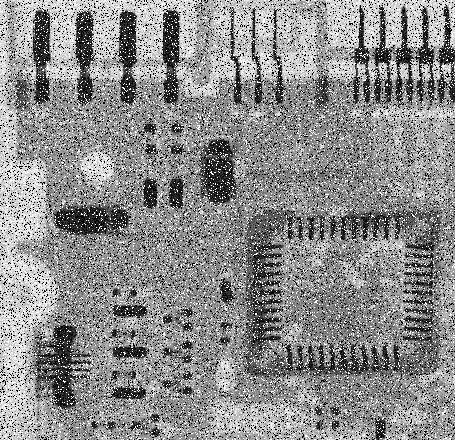
#> input picture Documents/git/NLP/Digital Image Processing/Lab_09/saltandpaper.tif, 455 x 440 px
$ jupyter execute --allow-errors Lab_09.ipynb
#> lines starting #> are read from the running program, lines starting #| are printed output that depends on the picture
[cell 1]
import numpy as np
import matplotlib.pyplot as plt
from PIL import Image,ImageFilter
import matplotlib.pyplot as plt
import matplotlib.cm as cm
import cv2
import random

[cell 2]
image1 = cv2.imread('saltandpaper.tif',0)
#> image1 is the input picture: shape (440, 455); min 0, max 255, mean 140.1
image2 = cv2.imread('smoothing.tif',0)
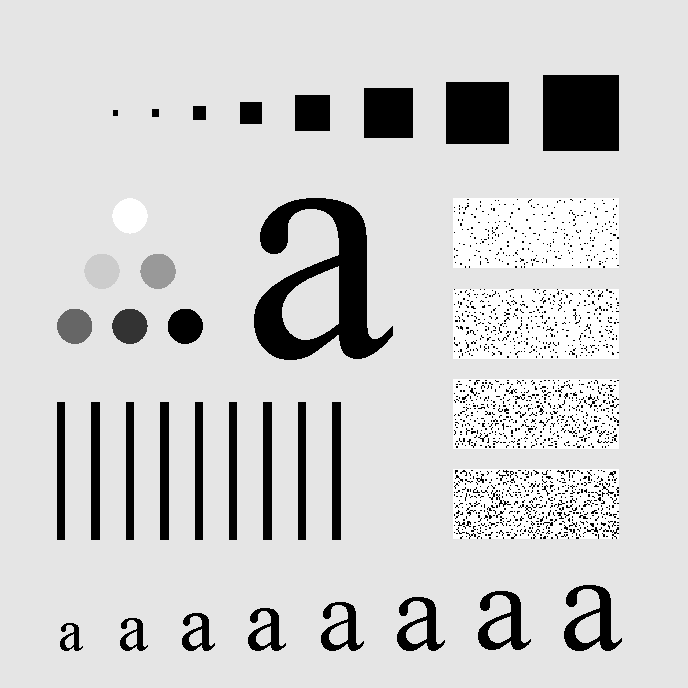
#> input picture Documents/git/NLP/Digital Image Processing/Lab_09/smoothing.tif, 688 x 688 px
#> image2 is the input picture: shape (688, 688); min 0, max 255, mean 207.3
image3 = cv2.imread('unsharpmasking.tif',0)
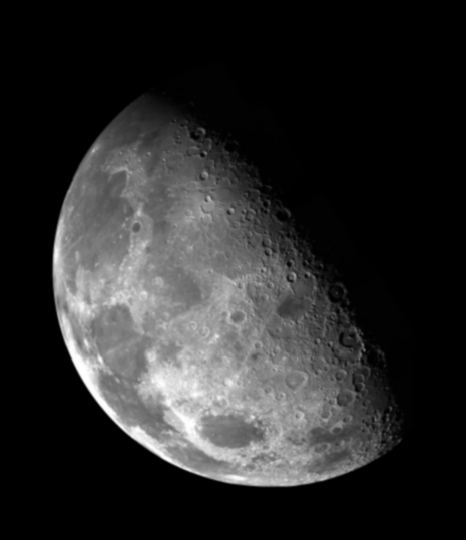
#> input picture Documents/git/NLP/Digital Image Processing/Lab_09/unsharpmasking.tif, 466 x 540 px
#> image3 is the input picture: shape (540, 466); min 0, max 254, mean 42.7


image1 = cv2.resize(image1, (400,400))
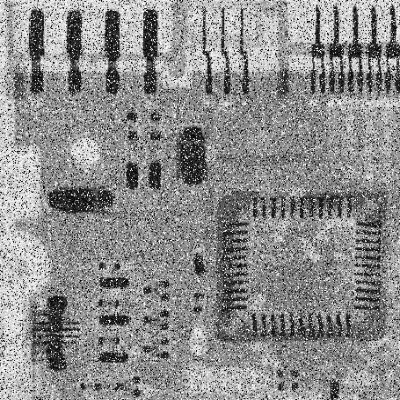
#> image1: shape (400, 400); min 0, max 255, mean 140
image2 = cv2.resize(image2, (400,400))
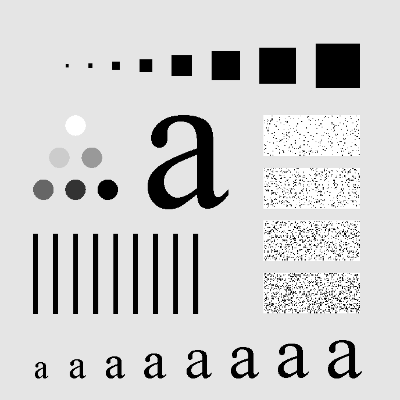
#> image2: shape (400, 400); min 0, max 255, mean 207.3
image3 = cv2.resize(image3, (400,400))
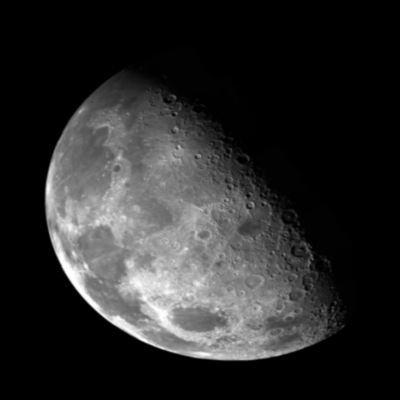
#> image3: shape (400, 400); min 0, max 254, mean 42.6

[cell 3]
def averagingFilter(image, filter):
    w = filter.shape[0]
    size = filter.shape[0] * filter.shape[1]
    for i in range(image.shape[0]):
        if (i < image.shape[0] - 2):
            for j in range(image.shape[1]):
                if (j < image.shape[0] - 2):
                    block = image[j:j+w,i:i + w]
                    pixel = sum(sum(block *kernel)) / size
                    image[i][j] = pixel

    return Image.fromarray(image)
